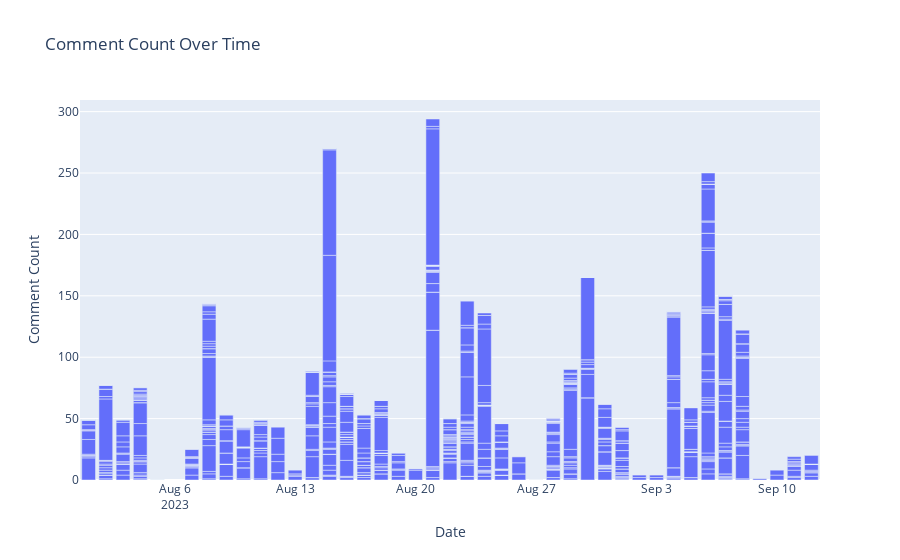

Notebook code for this chart:
### Markdown cell above
**Comment Count v/s Time**

### Code cell
'''
This code will generate a bar chart where the x-axis represents dates and y-axis represents the number of comments.
Each bar will represent the number of comments received for a specific date.
'''

fig = go.Figure(data=go.Bar(x=df['date'], y=df['commentcount']))
fig.update_layout(title='Comment Count Over Time', xaxis_title='Date', yaxis_title='Comment Count')
fig.show()

# Findings:
# 21 August 2023 has highest number of comments.
# 15 August 2023 has second highest number of comments.

### Figure 1 — Plotly figure (JSON) as saved in the notebook; plotly's stock layout.template omitted (floating-point values rounded to 4 significant figures; data arrays with more than 128 entries replaced by an {"elided": "..."} marker saying what was removed)
{"data": [{"type": "bar", "x": {"elided": "1054 str values"}, "y": {"elided": "1054 int values"}}], "layout": {"title": {"text": "Comment Count Over Time"}, "xaxis": {"title": {"text": "Date"}}, "yaxis": {"title": {"text": "Comment Count"}}}}
